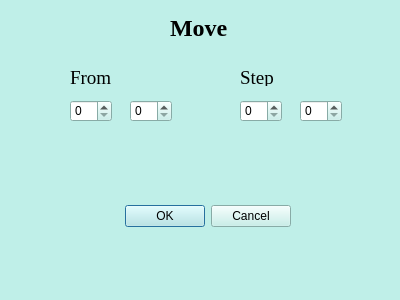
<?xml version="1.0" encoding="UTF-8"?>
<ui version="4.0">
 <class>move</class>
 <widget class="QDialog" name="move">
  <property name="geometry">
   <rect>
    <x>0</x>
    <y>0</y>
    <width>400</width>
    <height>300</height>
   </rect>
  </property>
  <property name="palette">
   <palette>
    <active>
     <colorrole role="WindowText">
      <brush brushstyle="SolidPattern">
       <color alpha="255">
        <red>0</red>
        <green>0</green>
        <blue>0</blue>
       </color>
      </brush>
     </colorrole>
     <colorrole role="Button">
      <brush brushstyle="SolidPattern">
       <color alpha="255">
        <red>191</red>
        <green>239</green>
        <blue>232</blue>
       </color>
      </brush>
     </colorrole>
     <colorrole role="Light">
      <brush brushstyle="SolidPattern">
       <color alpha="255">
        <red>255</red>
        <green>255</green>
        <blue>255</blue>
       </color>
      </brush>
     </colorrole>
     <colorrole role="Midlight">
      <brush brushstyle="SolidPattern">
       <color alpha="255">
        <red>223</red>
        <green>247</green>
        <blue>243</blue>
       </color>
      </brush>
     </colorrole>
     <colorrole role="Dark">
      <brush brushstyle="SolidPattern">
       <color alpha="255">
        <red>95</red>
        <green>119</green>
        <blue>116</blue>
       </color>
      </brush>
     </colorrole>
     <colorrole role="Mid">
      <brush brushstyle="SolidPattern">
       <color alpha="255">
        <red>127</red>
        <green>159</green>
        <blue>155</blue>
       </color>
      </brush>
     </colorrole>
     <colorrole role="Text">
      <brush brushstyle="SolidPattern">
       <color alpha="255">
        <red>0</red>
        <green>0</green>
        <blue>0</blue>
       </color>
      </brush>
     </colorrole>
     <colorrole role="BrightText">
      <brush brushstyle="SolidPattern">
       <color alpha="255">
        <red>255</red>
        <green>255</green>
        <blue>255</blue>
       </color>
      </brush>
     </colorrole>
     <colorrole role="ButtonText">
      <brush brushstyle="SolidPattern">
       <color alpha="255">
        <red>0</red>
        <green>0</green>
        <blue>0</blue>
       </color>
      </brush>
     </colorrole>
     <colorrole role="Base">
      <brush brushstyle="SolidPattern">
       <color alpha="255">
        <red>255</red>
        <green>255</green>
        <blue>255</blue>
       </color>
      </brush>
     </colorrole>
     <colorrole role="Window">
      <brush brushstyle="SolidPattern">
       <color alpha="255">
        <red>191</red>
        <green>239</green>
        <blue>232</blue>
       </color>
      </brush>
     </colorrole>
     <colorrole role="Shadow">
      <brush brushstyle="SolidPattern">
       <color alpha="255">
        <red>0</red>
        <green>0</green>
        <blue>0</blue>
       </color>
      </brush>
     </colorrole>
     <colorrole role="AlternateBase">
      <brush brushstyle="SolidPattern">
       <color alpha="255">
        <red>223</red>
        <green>247</green>
        <blue>243</blue>
       </color>
      </brush>
     </colorrole>
     <colorrole role="ToolTipBase">
      <brush brushstyle="SolidPattern">
       <color alpha="255">
        <red>255</red>
        <green>255</green>
        <blue>220</blue>
       </color>
      </brush>
     </colorrole>
     <colorrole role="ToolTipText">
      <brush brushstyle="SolidPattern">
       <color alpha="255">
        <red>0</red>
        <green>0</green>
        <blue>0</blue>
       </color>
      </brush>
     </colorrole>
     <colorrole role="PlaceholderText">
      <brush brushstyle="SolidPattern">
       <color alpha="128">
        <red>0</red>
        <green>0</green>
        <blue>0</blue>
       </color>
      </brush>
     </colorrole>
    </active>
    <inactive>
     <colorrole role="WindowText">
      <brush brushstyle="SolidPattern">
       <color alpha="255">
        <red>0</red>
        <green>0</green>
        <blue>0</blue>
       </color>
      </brush>
     </colorrole>
     <colorrole role="Button">
      <brush brushstyle="SolidPattern">
       <color alpha="255">
        <red>191</red>
        <green>239</green>
        <blue>232</blue>
       </color>
      </brush>
     </colorrole>
     <colorrole role="Light">
      <brush brushstyle="SolidPattern">
       <color alpha="255">
        <red>255</red>
        <green>255</green>
        <blue>255</blue>
       </color>
      </brush>
     </colorrole>
     <colorrole role="Midlight">
      <brush brushstyle="SolidPattern">
       <color alpha="255">
        <red>223</red>
        <green>247</green>
        <blue>243</blue>
       </color>
      </brush>
     </colorrole>
     <colorrole role="Dark">
      <brush brushstyle="SolidPattern">
       <color alpha="255">
        <red>95</red>
        <green>119</green>
        <blue>116</blue>
       </color>
      </brush>
     </colorrole>
     <colorrole role="Mid">
      <brush brushstyle="SolidPattern">
       <color alpha="255">
        <red>127</red>
        <green>159</green>
        <blue>155</blue>
       </color>
      </brush>
     </colorrole>
     <colorrole role="Text">
      <brush brushstyle="SolidPattern">
       <color alpha="255">
        <red>0</red>
        <green>0</green>
        <blue>0</blue>
       </color>
      </brush>
     </colorrole>
     <colorrole role="BrightText">
      <brush brushstyle="SolidPattern">
       <color alpha="255">
        <red>255</red>
        <green>255</green>
        <blue>255</blue>
       </color>
      </brush>
     </colorrole>
     <colorrole role="ButtonText">
      <brush brushstyle="SolidPattern">
       <color alpha="255">
        <red>0</red>
        <green>0</green>
        <blue>0</blue>
       </color>
      </brush>
     </colorrole>
     <colorrole role="Base">
      <brush brushstyle="SolidPattern">
       <color alpha="255">
        <red>255</red>
        <green>255</green>
        <blue>255</blue>
       </color>
      </brush>
     </colorrole>
     <colorrole role="Window">
      <brush brushstyle="SolidPattern">
       <color alpha="255">
        <red>191</red>
        <green>239</green>
        <blue>232</blue>
       </color>
      </brush>
     </colorrole>
     <colorrole role="Shadow">
      <brush brushstyle="SolidPattern">
       <color alpha="255">
        <red>0</red>
        <green>0</green>
        <blue>0</blue>
       </color>
      </brush>
     </colorrole>
     <colorrole role="AlternateBase">
      <brush brushstyle="SolidPattern">
       <color alpha="255">
        <red>223</red>
        <green>247</green>
        <blue>243</blue>
       </color>
      </brush>
     </colorrole>
     <colorrole role="ToolTipBase">
      <brush brushstyle="SolidPattern">
       <color alpha="255">
        <red>255</red>
        <green>255</green>
        <blue>220</blue>
       </color>
      </brush>
     </colorrole>
     <colorrole role="ToolTipText">
      <brush brushstyle="SolidPattern">
       <color alpha="255">
        <red>0</red>
        <green>0</green>
        <blue>0</blue>
       </color>
      </brush>
     </colorrole>
     <colorrole role="PlaceholderText">
      <brush brushstyle="SolidPattern">
       <color alpha="128">
        <red>0</red>
        <green>0</green>
        <blue>0</blue>
       </color>
      </brush>
     </colorrole>
    </inactive>
    <disabled>
     <colorrole role="WindowText">
      <brush brushstyle="SolidPattern">
       <color alpha="255">
        <red>95</red>
        <green>119</green>
        <blue>116</blue>
       </color>
      </brush>
     </colorrole>
     <colorrole role="Button">
      <brush brushstyle="SolidPattern">
       <color alpha="255">
        <red>191</red>
        <green>239</green>
        <blue>232</blue>
       </color>
      </brush>
     </colorrole>
     <colorrole role="Light">
      <brush brushstyle="SolidPattern">
       <color alpha="255">
        <red>255</red>
        <green>255</green>
        <blue>255</blue>
       </color>
      </brush>
     </colorrole>
     <colorrole role="Midlight">
      <brush brushstyle="SolidPattern">
       <color alpha="255">
        <red>223</red>
        <green>247</green>
        <blue>243</blue>
       </color>
      </brush>
     </colorrole>
     <colorrole role="Dark">
      <brush brushstyle="SolidPattern">
       <color alpha="255">
        <red>95</red>
        <green>119</green>
        <blue>116</blue>
       </color>
      </brush>
     </colorrole>
     <colorrole role="Mid">
      <brush brushstyle="SolidPattern">
       <color alpha="255">
        <red>127</red>
        <green>159</green>
        <blue>155</blue>
       </color>
      </brush>
     </colorrole>
     <colorrole role="Text">
      <brush brushstyle="SolidPattern">
       <color alpha="255">
        <red>95</red>
        <green>119</green>
        <blue>116</blue>
       </color>
      </brush>
     </colorrole>
     <colorrole role="BrightText">
      <brush brushstyle="SolidPattern">
       <color alpha="255">
        <red>255</red>
        <green>255</green>
        <blue>255</blue>
       </color>
      </brush>
     </colorrole>
     <colorrole role="ButtonText">
      <brush brushstyle="SolidPattern">
       <color alpha="255">
        <red>95</red>
        <green>119</green>
        <blue>116</blue>
       </color>
      </brush>
     </colorrole>
     <colorrole role="Base">
      <brush brushstyle="SolidPattern">
       <color alpha="255">
        <red>191</red>
        <green>239</green>
        <blue>232</blue>
       </color>
      </brush>
     </colorrole>
     <colorrole role="Window">
      <brush brushstyle="SolidPattern">
       <color alpha="255">
        <red>191</red>
        <green>239</green>
        <blue>232</blue>
       </color>
      </brush>
     </colorrole>
     <colorrole role="Shadow">
      <brush brushstyle="SolidPattern">
       <color alpha="255">
        <red>0</red>
        <green>0</green>
        <blue>0</blue>
       </color>
      </brush>
     </colorrole>
     <colorrole role="AlternateBase">
      <brush brushstyle="SolidPattern">
       <color alpha="255">
        <red>191</red>
        <green>239</green>
        <blue>232</blue>
       </color>
      </brush>
     </colorrole>
     <colorrole role="ToolTipBase">
      <brush brushstyle="SolidPattern">
       <color alpha="255">
        <red>255</red>
        <green>255</green>
        <blue>220</blue>
       </color>
      </brush>
     </colorrole>
     <colorrole role="ToolTipText">
      <brush brushstyle="SolidPattern">
       <color alpha="255">
        <red>0</red>
        <green>0</green>
        <blue>0</blue>
       </color>
      </brush>
     </colorrole>
     <colorrole role="PlaceholderText">
      <brush brushstyle="SolidPattern">
       <color alpha="128">
        <red>0</red>
        <green>0</green>
        <blue>0</blue>
       </color>
      </brush>
     </colorrole>
    </disabled>
   </palette>
  </property>
  <property name="windowTitle">
   <string>Move</string>
  </property>
  <widget class="QDialogButtonBox" name="buttonBox">
   <property name="geometry">
    <rect>
     <x>-50</x>
     <y>200</y>
     <width>341</width>
     <height>32</height>
    </rect>
   </property>
   <property name="orientation">
    <enum>Qt::Horizontal</enum>
   </property>
   <property name="standardButtons">
    <set>QDialogButtonBox::Cancel|QDialogButtonBox::Ok</set>
   </property>
  </widget>
  <widget class="QLabel" name="label_3">
   <property name="geometry">
    <rect>
     <x>470</x>
     <y>150</y>
     <width>59</width>
     <height>16</height>
    </rect>
   </property>
   <property name="font">
    <font>
     <family>Times New Roman</family>
     <pointsize>14</pointsize>
    </font>
   </property>
   <property name="text">
    <string>Step</string>
   </property>
  </widget>
  <widget class="QLabel" name="label_2">
   <property name="geometry">
    <rect>
     <x>70</x>
     <y>70</y>
     <width>59</width>
     <height>16</height>
    </rect>
   </property>
   <property name="font">
    <font>
     <family>Times New Roman</family>
     <pointsize>14</pointsize>
    </font>
   </property>
   <property name="text">
    <string>From</string>
   </property>
  </widget>
  <widget class="QSpinBox" name="fromY">
   <property name="geometry">
    <rect>
     <x>130</x>
     <y>100</y>
     <width>42</width>
     <height>22</height>
    </rect>
   </property>
  </widget>
  <widget class="QLabel" name="label">
   <property name="geometry">
    <rect>
     <x>170</x>
     <y>20</y>
     <width>59</width>
     <height>16</height>
    </rect>
   </property>
   <property name="font">
    <font>
     <family>Times New Roman</family>
     <pointsize>18</pointsize>
     <weight>75</weight>
     <bold>true</bold>
    </font>
   </property>
   <property name="text">
    <string>Move</string>
   </property>
  </widget>
  <widget class="QSpinBox" name="fromX">
   <property name="geometry">
    <rect>
     <x>70</x>
     <y>100</y>
     <width>42</width>
     <height>22</height>
    </rect>
   </property>
  </widget>
  <widget class="QSpinBox" name="stepX">
   <property name="geometry">
    <rect>
     <x>240</x>
     <y>100</y>
     <width>42</width>
     <height>22</height>
    </rect>
   </property>
  </widget>
  <widget class="QLabel" name="label_4">
   <property name="geometry">
    <rect>
     <x>240</x>
     <y>70</y>
     <width>59</width>
     <height>16</height>
    </rect>
   </property>
   <property name="font">
    <font>
     <family>Times New Roman</family>
     <pointsize>14</pointsize>
    </font>
   </property>
   <property name="text">
    <string>Step</string>
   </property>
  </widget>
  <widget class="QSpinBox" name="stepY">
   <property name="geometry">
    <rect>
     <x>300</x>
     <y>100</y>
     <width>42</width>
     <height>22</height>
    </rect>
   </property>
  </widget>
 </widget>
 <resources/>
 <connections>
  <connection>
   <sender>buttonBox</sender>
   <signal>accepted()</signal>
   <receiver>move</receiver>
   <slot>accept()</slot>
   <hints>
    <hint type="sourcelabel">
     <x>248</x>
     <y>254</y>
    </hint>
    <hint type="destinationlabel">
     <x>157</x>
     <y>274</y>
    </hint>
   </hints>
  </connection>
  <connection>
   <sender>buttonBox</sender>
   <signal>rejected()</signal>
   <receiver>move</receiver>
   <slot>reject()</slot>
   <hints>
    <hint type="sourcelabel">
     <x>316</x>
     <y>260</y>
    </hint>
    <hint type="destinationlabel">
     <x>286</x>
     <y>274</y>
    </hint>
   </hints>
  </connection>
 </connections>
</ui>
